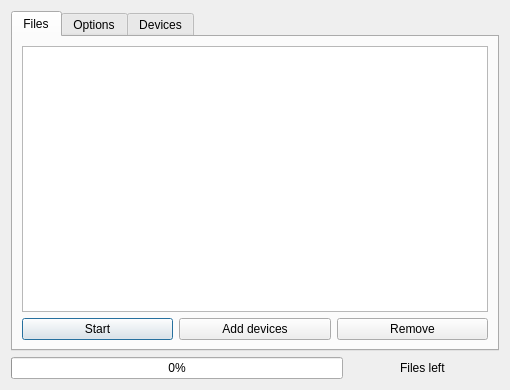
<?xml version="1.0" encoding="UTF-8"?>
<ui version="4.0">
 <class>ShowTransferDialog</class>
 <widget class="QDialog" name="ShowTransferDialog">
  <property name="geometry">
   <rect>
    <x>0</x>
    <y>0</y>
    <width>510</width>
    <height>390</height>
   </rect>
  </property>
  <property name="windowTitle">
   <string>Show Transfer</string>
  </property>
  <layout class="QVBoxLayout" name="verticalLayout_3">
   <item>
    <widget class="QTabWidget" name="tabWidget">
     <property name="currentIndex">
      <number>0</number>
     </property>
     <widget class="QWidget" name="tab">
      <attribute name="title">
       <string>Files</string>
      </attribute>
      <layout class="QVBoxLayout" name="verticalLayout">
       <item>
        <widget class="QTreeView" name="transfersTreeView">
         <property name="selectionMode">
          <enum>QAbstractItemView::ExtendedSelection</enum>
         </property>
         <property name="rootIsDecorated">
          <bool>false</bool>
         </property>
        </widget>
       </item>
       <item>
        <layout class="QHBoxLayout" name="horizontalLayout">
         <item>
          <widget class="QPushButton" name="pushButton_3">
           <property name="text">
            <string>Start</string>
           </property>
          </widget>
         </item>
         <item>
          <widget class="QPushButton" name="pushButton_2">
           <property name="text">
            <string>Add devices</string>
           </property>
          </widget>
         </item>
         <item>
          <widget class="QPushButton" name="pushButton">
           <property name="text">
            <string>Remove</string>
           </property>
          </widget>
         </item>
        </layout>
       </item>
      </layout>
     </widget>
     <widget class="QWidget" name="tab_2">
      <attribute name="title">
       <string>Options</string>
      </attribute>
      <layout class="QFormLayout" name="formLayout">
       <item row="0" column="0">
        <widget class="QLabel" name="storageText">
         <property name="text">
          <string>Files are saved in</string>
         </property>
        </widget>
       </item>
       <item row="0" column="1">
        <layout class="QHBoxLayout" name="horizontalLayout_2">
         <item>
          <widget class="QLineEdit" name="storageLineEdit"/>
         </item>
         <item>
          <widget class="QPushButton" name="pushButton_4">
           <property name="text">
            <string>Save</string>
           </property>
          </widget>
         </item>
        </layout>
       </item>
       <item row="1" column="1">
        <widget class="QPushButton" name="pushButton_5">
         <property name="sizePolicy">
          <sizepolicy hsizetype="Fixed" vsizetype="Fixed">
           <horstretch>0</horstretch>
           <verstretch>0</verstretch>
          </sizepolicy>
         </property>
         <property name="text">
          <string>Choose</string>
         </property>
        </widget>
       </item>
       <item row="2" column="0" colspan="2">
        <spacer name="horizontalSpacer">
         <property name="orientation">
          <enum>Qt::Horizontal</enum>
         </property>
         <property name="sizeHint" stdset="0">
          <size>
           <width>40</width>
           <height>20</height>
          </size>
         </property>
        </spacer>
       </item>
       <item row="3" column="1">
        <widget class="QListView" name="errorListView"/>
       </item>
       <item row="3" column="0">
        <widget class="QLabel" name="errorsText">
         <property name="text">
          <string>File needs attention</string>
         </property>
        </widget>
       </item>
      </layout>
     </widget>
     <widget class="QWidget" name="tab_3">
      <attribute name="title">
       <string>Devices</string>
      </attribute>
      <layout class="QVBoxLayout" name="verticalLayout_2">
       <item>
        <widget class="QTreeView" name="devicesTreeView">
         <property name="selectionMode">
          <enum>QAbstractItemView::ExtendedSelection</enum>
         </property>
         <property name="rootIsDecorated">
          <bool>false</bool>
         </property>
        </widget>
       </item>
      </layout>
     </widget>
    </widget>
   </item>
   <item>
    <layout class="QHBoxLayout" name="horizontalLayout_3">
     <item>
      <widget class="QProgressBar" name="progressBar">
       <property name="value">
        <number>0</number>
       </property>
      </widget>
     </item>
     <item>
      <widget class="QLabel" name="textFilesLeft">
       <property name="minimumSize">
        <size>
         <width>150</width>
         <height>0</height>
        </size>
       </property>
       <property name="cursor">
        <cursorShape>ArrowCursor</cursorShape>
       </property>
       <property name="mouseTracking">
        <bool>false</bool>
       </property>
       <property name="text">
        <string>Files left </string>
       </property>
       <property name="alignment">
        <set>Qt::AlignCenter</set>
       </property>
      </widget>
     </item>
    </layout>
   </item>
  </layout>
 </widget>
 <resources/>
 <connections/>
</ui>
